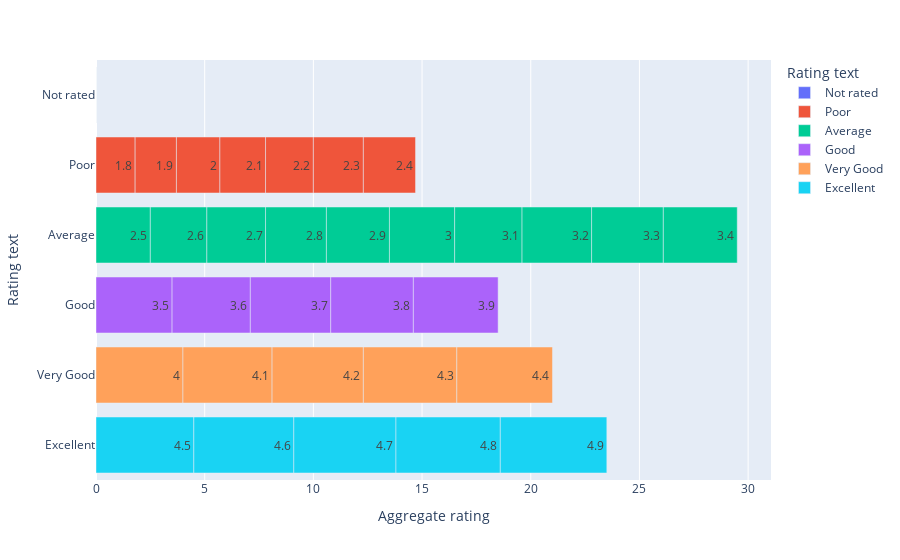

Source (notebook cell):
### Code cell
px.bar(ratings,x = "Aggregate rating" , y = "Rating text",color = "Rating text",text_auto=True,)

### Figure 1 — Plotly figure (JSON) as saved in the notebook; plotly's stock layout.template omitted (floating-point values rounded to 4 significant figures)
{"data": [{"alignmentgroup": "True", "hovertemplate": "Rating text=%{y}<br>Aggregate rating=%{x}<extra></extra>", "legendgroup": "Not rated", "marker": {"color": "#636efa", "pattern": {"shape": ""}}, "name": "Not rated", "offsetgroup": "Not rated", "orientation": "h", "showlegend": true, "textposition": "auto", "texttemplate": "%{x}", "type": "bar", "x": [0], "xaxis": "x", "y": ["Not rated"], "yaxis": "y"}, {"alignmentgroup": "True", "hovertemplate": "Rating text=%{y}<br>Aggregate rating=%{x}<extra></extra>", "legendgroup": "Poor", "marker": {"color": "#EF553B", "pattern": {"shape": ""}}, "name": "Poor", "offsetgroup": "Poor", "orientation": "h", "showlegend": true, "textposition": "auto", "texttemplate": "%{x}", "type": "bar", "x": [1.8, 1.9, 2, 2.1, 2.2, 2.3, 2.4], "xaxis": "x", "y": ["Poor", "Poor", "Poor", "Poor", "Poor", "Poor", "Poor"], "yaxis": "y"}, {"alignmentgroup": "True", "hovertemplate": "Rating text=%{y}<br>Aggregate rating=%{x}<extra></extra>", "legendgroup": "Average", "marker": {"color": "#00cc96", "pattern": {"shape": ""}}, "name": "Average", "offsetgroup": "Average", "orientation": "h", "showlegend": true, "textposition": "auto", "texttemplate": "%{x}", "type": "bar", "x": [2.5, 2.6, 2.7, 2.8, 2.9, 3, 3.1, 3.2, 3.3, 3.4], "xaxis": "x", "y": ["Average", "Average", "Average", "Average", "Average", "Average", "Average", "Average", "Average", "Average"], "yaxis": "y"}, {"alignmentgroup": "True", "hovertemplate": "Rating text=%{y}<br>Aggregate rating=%{x}<extra></extra>", "legendgroup": "Good", "marker": {"color": "#ab63fa", "pattern": {"shape": ""}}, "name": "Good", "offsetgroup": "Good", "orientation": "h", "showlegend": true, "textposition": "auto", "texttemplate": "%{x}", "type": "bar", "x": [3.5, 3.6, 3.7, 3.8, 3.9], "xaxis": "x", "y": ["Good", "Good", "Good", "Good", "Good"], "yaxis": "y"}, {"alignmentgroup": "True", "hovertemplate": "Rating text=%{y}<br>Aggregate rating=%{x}<extra></extra>", "legendgroup": "Very Good", "marker": {"color": "#FFA15A", "pattern": {"shape": ""}}, "name": "Very Good", "offsetgroup": "Very Good", "orientation": "h", "showlegend": true, "textposition": "auto", "texttemplate": "%{x}", "type": "bar", "x": [4, 4.1, 4.2, 4.3, 4.4], "xaxis": "x", "y": ["Very Good", "Very Good", "Very Good", "Very Good", "Very Good"], "yaxis": "y"}, {"alignmentgroup": "True", "hovertemplate": "Rating text=%{y}<br>Aggregate rating=%{x}<extra></extra>", "legendgroup": "Excellent", "marker": {"color": "#19d3f3", "pattern": {"shape": ""}}, "name": "Excellent", "offsetgroup": "Excellent", "orientation": "h", "showlegend": true, "textposition": "auto", "texttemplate": "%{x}", "type": "bar", "x": [4.5, 4.6, 4.7, 4.8, 4.9], "xaxis": "x", "y": ["Excellent", "Excellent", "Excellent", "Excellent", "Excellent"], "yaxis": "y"}], "layout": {"barmode": "relative", "legend": {"title": {"text": "Rating text"}, "tracegroupgap": 0}, "margin": {"t": 60}, "xaxis": {"anchor": "y", "domain": [0, 1], "title": {"text": "Aggregate rating"}}, "yaxis": {"anchor": "x", "categoryarray": ["Excellent", "Very Good", "Good", "Average", "Poor", "Not rated"], "categoryorder": "array", "domain": [0, 1], "title": {"text": "Rating text"}}}}
